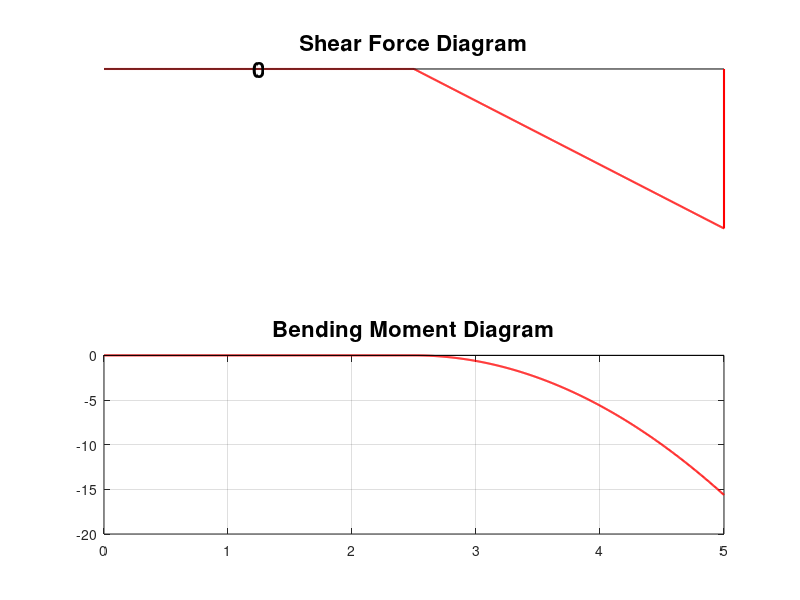

Write the MATLAB code that produced this figure. (Note: this script raises an error after producing the figure.)
clc; clear; close all
disp('Simply Supported Beam');

% Data input section
disp(' ');
L = input('Length of beam in meter = ');
disp(' ');disp('Type 1 for point load, Type 2 for udl')
Type = input('Load case = ');

if Type == 1
disp(' ');
W = input('Load applied in kN = ');
disp(' ');
a = input('Location of Load from left end of the beam in meter = ');
c = L-a;

R1 = W*(L-a)/L; % Left Support Reaction.
R2 = W*a/L; % Right Support Reaction.

else
disp(' ');
W = input('Uniformly distributed load in kN/m = ');
disp(' ');
b = input('Length of udl in meter = ');
disp(' ');
cg = input('C.G of udl from left end of the beam in meter = ');
a = (cg-b/2);
c = L-a-b;

R1 = W*b*(b+2*c)/(2*L); % Left Support Reaction.
R2 = W*b*(b+2*a)/(2*L); % Right Support Reaction.
end

% Discretization of x axis.
n = 1000; % Number of discretization of x axis.
delta_x = L/n; % Increment for discretization of x axis.
x = (0:delta_x:L)'; % Generate column array for x-axis.

V = zeros(size(x, 1), 1); % Shear force function of x.
M = zeros(size(x, 1), 1); % Bending moment function of x.

% Data processing section
if Type == 1
for ii = 1:n+1
% First portion of the beam, 0 < x < b
V(ii) = R1;
M(ii) = R1*x(ii);

% Second portion of the beam, b < x < L
if x(ii) >= a
V(ii) = R1-W;
M(ii) = R1*x(ii)-W*(x(ii)-a);
end
end
x1 = a;
Mmax = W*a*(L-a)/L;
else
for ii = 1:n+1
% First portion of the beam, 0 < x < a
if x(ii) < a
V(ii) = R1;
M(ii) = R1*x(ii);
elseif a <= x(ii) && x(ii)< a+b
% Second portion of the beam, a < x < a+b
V(ii) = R1-W*(x(ii)-a);
M(ii) = R1*x(ii)-W*((x(ii)-a)^2)/2;
elseif x(ii) >= (a+b)
% Second portion of the beam, a+b < x < L
V(ii) = -R2;
M(ii) = R2*(L-x(ii));
end
end
x1 = a+b*(b+2*c)/(2*L);
Mmax = W*b*(b+2*c)*(4*a*L+2*b*c+b^2)/(8*L^2);
end

disp(' ');disp (['Left support Reaction' ' = ' num2str(R1) ' ' 'kN'])
disp(' ');disp (['Left support Reaction' ' = ' num2str(R2) ' ' 'kN'])
disp(' ');disp (['Maximum bending moment' ' = ' num2str(Mmax) ' ' 'kNm'])

figure
subplot(2,1,1);
plot(x, V, 'r','linewidth',1.5); % Grafica de las fuerzas cortantes.
grid
line([x(1) x(end)],[0 0],'Color','k');
line([0 0],[0 V(1)],'Color','r','linewidth',1.5);
line([x(end) x(end)],[0 V(end)],'Color','r','linewidth',1.5);
title('Shear Force Diagram','fontsize',16)
text(a/2,V(1),num2str(V(1)),'HorizontalAlignment','center','FontWeight','bold','fontsize',16)
text((L-c/2),V(end),num2str(V(end)),'HorizontalAlignment','center','FontWeight','bold','fontsize',16)
axis off

subplot(2,1,2);
plot(x, M, 'r','linewidth',1.5); % Grafica de momentos flectores;
grid
line([x(1) x(end)],[0 0],'Color','k');
line([x1 x1],[0 Mmax],'LineStyle','--','Color','b');
title('Bending Moment Diagram','fontsize',16)
text(x1+1/L,Mmax/2,num2str(roundn(Mmax,-2)),'HorizontalAlignment','center','FontWeight','bold','fontsize',16)
text(x1,0,[num2str(roundn(x1,-2)) ' m'],'HorizontalAlignment','center','FontWeight','bold','fontsize',16)
axis off